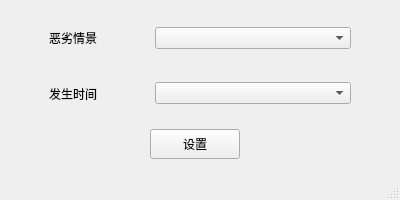
<?xml version="1.0" encoding="UTF-8"?>
<ui version="4.0">
 <class>bstwo_mainwindow</class>
 <widget class="QMainWindow" name="bstwo_mainwindow">
  <property name="geometry">
   <rect>
    <x>0</x>
    <y>0</y>
    <width>400</width>
    <height>200</height>
   </rect>
  </property>
  <property name="windowTitle">
   <string>MainWindow</string>
  </property>
  <widget class="QWidget" name="centralwidget">
   <layout class="QVBoxLayout" name="verticalLayout">
    <item>
     <widget class="QWidget" name="widget" native="true">
      <layout class="QHBoxLayout" name="horizontalLayout">
       <property name="leftMargin">
        <number>40</number>
       </property>
       <property name="rightMargin">
        <number>40</number>
       </property>
       <property name="bottomMargin">
        <number>0</number>
       </property>
       <item>
        <widget class="QLabel" name="bstwo_lab1">
         <property name="maximumSize">
          <size>
           <width>100</width>
           <height>16777215</height>
          </size>
         </property>
         <property name="text">
          <string>恶劣情景</string>
         </property>
        </widget>
       </item>
       <item>
        <widget class="QComboBox" name="comboBox"/>
       </item>
      </layout>
     </widget>
    </item>
    <item>
     <widget class="QWidget" name="widget_2" native="true">
      <layout class="QHBoxLayout" name="horizontalLayout_2">
       <property name="leftMargin">
        <number>40</number>
       </property>
       <property name="rightMargin">
        <number>40</number>
       </property>
       <property name="bottomMargin">
        <number>0</number>
       </property>
       <item>
        <widget class="QLabel" name="bstwo_lab2">
         <property name="maximumSize">
          <size>
           <width>100</width>
           <height>16777215</height>
          </size>
         </property>
         <property name="text">
          <string>发生时间</string>
         </property>
        </widget>
       </item>
       <item>
        <widget class="QComboBox" name="comboBox_2"/>
       </item>
      </layout>
     </widget>
    </item>
    <item>
     <widget class="QWidget" name="widget_3" native="true">
      <layout class="QHBoxLayout" name="horizontalLayout_3">
       <property name="leftMargin">
        <number>0</number>
       </property>
       <item>
        <widget class="QPushButton" name="pushButton">
         <property name="minimumSize">
          <size>
           <width>90</width>
           <height>30</height>
          </size>
         </property>
         <property name="maximumSize">
          <size>
           <width>90</width>
           <height>30</height>
          </size>
         </property>
         <property name="text">
          <string>设置</string>
         </property>
        </widget>
       </item>
      </layout>
     </widget>
    </item>
   </layout>
  </widget>
  <widget class="QMenuBar" name="menubar">
   <property name="geometry">
    <rect>
     <x>0</x>
     <y>0</y>
     <width>400</width>
     <height>22</height>
    </rect>
   </property>
  </widget>
  <widget class="QStatusBar" name="statusbar"/>
 </widget>
 <resources/>
 <connections/>
</ui>
